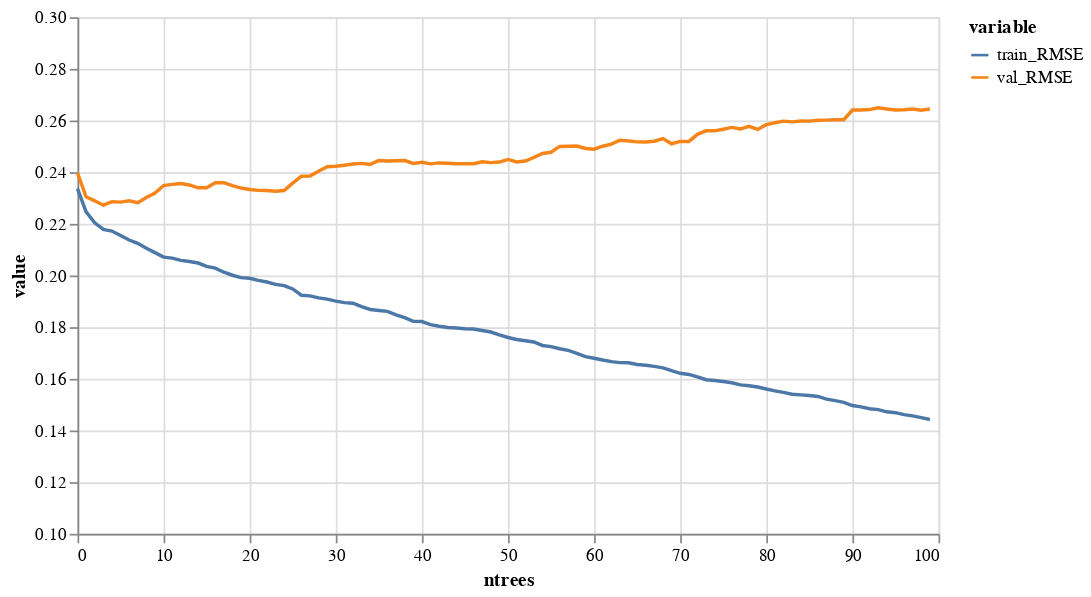

Source (notebook cell):
### Code cell
source = pd.DataFrame({"train_RMSE":train_RMSEs,"val_RMSE":val_RMSEs, "ntrees":np.arange(len(val_RMSEs))}).melt(id_vars=['ntrees'])

alt.Chart(source).mark_line().encode(
    y = alt.Y("value:Q", scale=alt.Scale(domain=[0.1, 0.3])),
    x = 'ntrees',
    color='variable'
).properties(width=500)

### Figure 1 — Vega-Lite specification as saved in the notebook (floating-point values rounded to 4 significant figures; data arrays with more than 128 entries replaced by an {"elided": "..."} marker saying what was removed)
{"config": {"view": {"continuousWidth": 300, "continuousHeight": 300}}, "data": {"name": "data-1a72009da8e9f6bea6b28114881e814e"}, "mark": {"type": "line"}, "encoding": {"color": {"field": "variable", "type": "nominal"}, "x": {"field": "ntrees", "type": "quantitative"}, "y": {"field": "value", "scale": {"domain": [0.1, 0.3]}, "type": "quantitative"}}, "width": 500, "$schema": "https://vega.github.io/schema/vega-lite/v5.8.0.json", "datasets": {"data-1a72009da8e9f6bea6b28114881e814e": {"elided": "200 records"}}}
